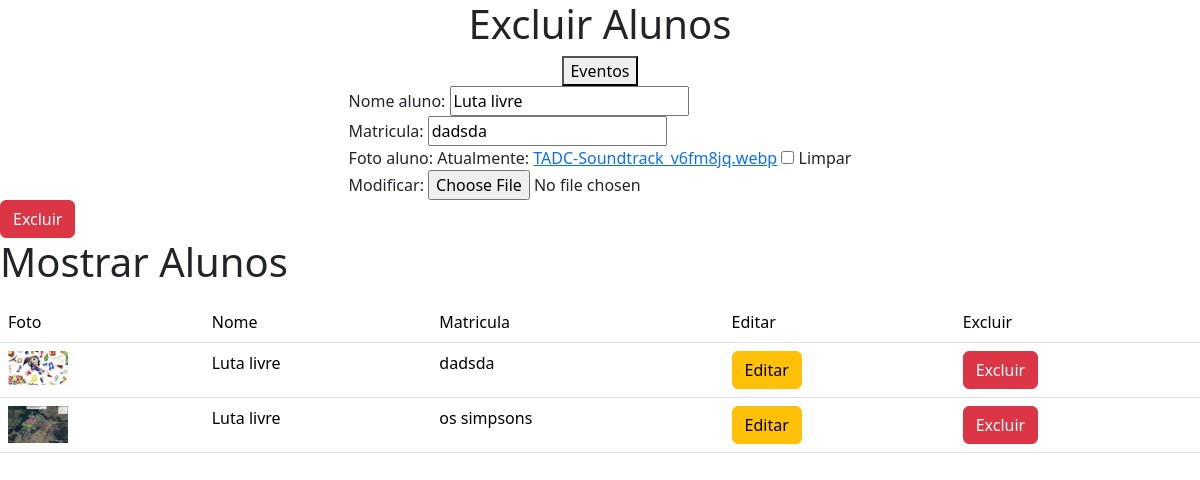
The app's page /excluir_aluno/39 with its own data.
### refeitorioapp/models.py (models this page shows, shortened)
class Aluno(models.Model):
    id_aluno = models.AutoField(primary_key=True)
    nome_aluno = models.CharField(max_length=255, null=False)
    matricula = models.CharField(max_length=255, null=False)
    foto_aluno = models.ImageField(blank=True, null=True)
    def foto_url(self):
        if self.foto_aluno and hasattr(self.foto_aluno, 'url'):
            return self.foto_aluno.url
        else:
            return self.nome_aluno

### refeitorioapp/views.py (the view)
# urls.py: path('excluir_aluno/<str:id>', excluir_aluno, name = 'excluir_aluno'),
def excluir_aluno(request,id):
    aluno=get_object_or_404(Aluno,pk=id)
    form=AlunoForms(instance=aluno)
    alunos=Aluno.objects.all()
    if (request.method == 'POST'):
        aluno.delete()
        return redirect('new_aluno')
    return render(request,'refeitorio/excluir_aluno.html',{'aluno':aluno,'alunos':alunos,'form':form})

### refeitorioapp/forms.py
class AlunoForms(forms.ModelForm):
    class Meta:
        model = Aluno
        fields = '__all__'

### refeitorioapp/templates/refeitorio/excluir_aluno.html (shortened to what this page needs)
<!DOCTYPE html>
<html lang="en">
<head>
    <link href="https://cdn.jsdelivr.net/npm/bootstrap@5.3.3/dist/css/bootstrap.min.css" rel="stylesheet">
    <link rel="stylesheet" href="/static/css/bootstrap.css">
    <div style="text-align:center">
        <H1 style="text-align: center;">Excluir Alunos</H1>
        <a href="http://127.0.0.1:8000/evento/"><button>Eventos</button></a>
    </div>
</head>
<body>
<div style="display: flex; justify-content: center;">
<form method="POST" enctype="multipart/form-data">
        {{form}}
</div>
<input type="submit" name="confirm" value="Excluir" class="btn btn-danger" >
<div>
    <h1><p>Mostrar Alunos</p></h1>
    <table class ="table table-activate">
    <thead>
    <td>Foto</td>
    <td>Nome</td>
    <td>Matricula</td>
    <td>Editar</td>
    <td>Excluir</td>
    </thead>
    <tbody>
     {% for aluno in alunos %}
    <tr>
        <td><img src="{{aluno.foto_url }}" alt="Foto"></td>
        <td>{{aluno.nome_aluno}}</td>
        <td>{{aluno.matricula}}</td>
        <td><a href="{% url 'editar_aluno' aluno.id_aluno %}" class="btn btn-warning"> Editar </a></td>
        <td><a href="{% url 'excluir_aluno' aluno.id_aluno %}" class="btn btn-danger"> Excluir</a></td>
    </tr>
{% endfor %}
    </tbody>
    </table>
</div>
</body>
</html>

### records on screen
Aluno: nome_aluno "Luta livre", matricula "dadsda", foto_url (picture)
Aluno: foto_url (picture), nome_aluno "Luta livre", matricula "os simpsons"
